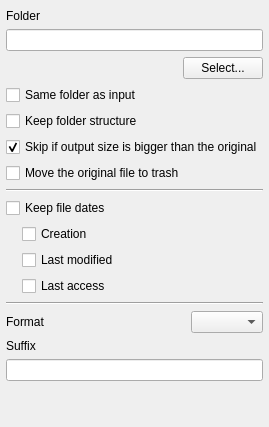
           <widget class="QWidget" name="output_Tab">
            <attribute name="title">
             <string>Output</string>
            </attribute>
            <layout class="QVBoxLayout" name="verticalLayout_12">
             <property name="leftMargin">
              <number>6</number>
             </property>
             <property name="topMargin">
              <number>9</number>
             </property>
             <property name="rightMargin">
              <number>6</number>
             </property>
             <property name="bottomMargin">
              <number>6</number>
             </property>
             <item>
              <layout class="QVBoxLayout" name="verticalLayout_11">
               <item>
                <widget class="QLabel" name="outputFolder_Label">
                 <property name="text">
                  <string>Folder</string>
                 </property>
                </widget>
               </item>
               <item>
                <widget class="QLineEdit" name="outputFolder_LineEdit">
                 <property name="sizePolicy">
                  <sizepolicy hsizetype="MinimumExpanding" vsizetype="Fixed">
                   <horstretch>0</horstretch>
                   <verstretch>0</verstretch>
                  </sizepolicy>
                 </property>
                 <property name="maxLength">
                  <number>1024</number>
                 </property>
                 <property name="frame">
                  <bool>true</bool>
                 </property>
                </widget>
               </item>
               <item>
                <layout class="QHBoxLayout" name="horizontalLayout_6">
                 <item>
                  <spacer name="horizontalSpacer_8">
                   <property name="orientation">
                    <enum>Qt::Horizontal</enum>
                   </property>
                   <property name="sizeHint" stdset="0">
                    <size>
                     <width>40</width>
                     <height>20</height>
                    </size>
                   </property>
                  </spacer>
                 </item>
                 <item>
                  <widget class="QPushButton" name="outputFolderBrowse_Button">
                   <property name="sizePolicy">
                    <sizepolicy hsizetype="Maximum" vsizetype="Fixed">
                     <horstretch>0</horstretch>
                     <verstretch>0</verstretch>
                    </sizepolicy>
                   </property>
                   <property name="text">
                    <string>Select...</string>
                   </property>
                   <property name="flat">
                    <bool>false</bool>
                   </property>
                  </widget>
                 </item>
                </layout>
               </item>
               <item>
                <widget class="QCheckBox" name="sameOutputFolderAsInput_CheckBox">
                 <property name="text">
                  <string>Same folder as input</string>
                 </property>
                </widget>
               </item>
               <item>
                <widget class="QCheckBox" name="keepStructure_CheckBox">
                 <property name="enabled">
                  <bool>true</bool>
                 </property>
                 <property name="text">
                  <string>Keep folder structure</string>
                 </property>
                </widget>
               </item>
               <item>
                <widget class="QCheckBox" name="skipIfBigger_CheckBox">
                 <property name="text">
                  <string>Skip if output size is bigger than the original</string>
                 </property>
                 <property name="checked">
                  <bool>true</bool>
                 </property>
                </widget>
               </item>
               <item>
                <widget class="QCheckBox" name="moveOriginalFileToTrash_CheckBox">
                 <property name="text">
                  <string>Move the original file to trash</string>
                 </property>
                </widget>
               </item>
               <item>
                <widget class="Line" name="line_2">
                 <property name="orientation">
                  <enum>Qt::Horizontal</enum>
                 </property>
                </widget>
               </item>
               <item>
                <widget class="QMainCheckBox" name="keepDates_CheckBox">
                 <property name="text">
                  <string>Keep file dates</string>
                 </property>
                 <property name="tristate">
                  <bool>true</bool>
                 </property>
                </widget>
               </item>
               <item>
                <layout class="QVBoxLayout" name="verticalLayout_3">
                 <property name="leftMargin">
                  <number>16</number>
                 </property>
                 <item>
                  <widget class="QCheckBox" name="keepCreationDate_CheckBox">
                   <property name="text">
                    <string>Creation</string>
                   </property>
                  </widget>
                 </item>
                 <item>
                  <widget class="QCheckBox" name="keepLastModifiedDate_CheckBox">
                   <property name="text">
                    <string>Last modified</string>
                   </property>
                  </widget>
                 </item>
                 <item>
                  <widget class="QCheckBox" name="keepLastAccessDate_CheckBox">
                   <property name="text">
                    <string>Last access</string>
                   </property>
                  </widget>
                 </item>
                </layout>
               </item>
               <item>
                <widget class="Line" name="line">
                 <property name="orientation">
                  <enum>Qt::Horizontal</enum>
                 </property>
                </widget>
               </item>
               <item>
                <layout class="QHBoxLayout" name="format_HorizontalLayout">
                 <property name="spacing">
                  <number>0</number>
                 </property>
                 <item>
                  <widget class="QLabel" name="format_Label">
                   <property name="text">
                    <string>Format</string>
                   </property>
                  </widget>
                 </item>
                 <item>
                  <spacer name="format_HSpacer">
                   <property name="orientation">
                    <enum>Qt::Horizontal</enum>
                   </property>
                   <property name="sizeHint" stdset="0">
                    <size>
                     <width>40</width>
                     <height>20</height>
                    </size>
                   </property>
                  </spacer>
                 </item>
                 <item>
                  <widget class="QComboBox" name="format_ComboBox"/>
                 </item>
                </layout>
               </item>
               <item>
                <widget class="QLabel" name="outputSuffix_Label">
                 <property name="text">
                  <string>Suffix</string>
                 </property>
                </widget>
               </item>
               <item>
                <widget class="QLineEdit" name="outputSuffix_LineEdit">
                 <property name="maxLength">
                  <number>128</number>
                 </property>
                 <property name="frame">
                  <bool>true</bool>
                 </property>
                 <property name="clearButtonEnabled">
                  <bool>false</bool>
                 </property>
                </widget>
               </item>
               <item>
                <spacer name="verticalSpacer_3">
                 <property name="orientation">
                  <enum>Qt::Vertical</enum>
                 </property>
                 <property name="sizeHint" stdset="0">
                  <size>
                   <width>20</width>
                   <height>40</height>
                  </size>
                 </property>
                </spacer>
               </item>
              </layout>
             </item>
            </layout>
           </widget>
